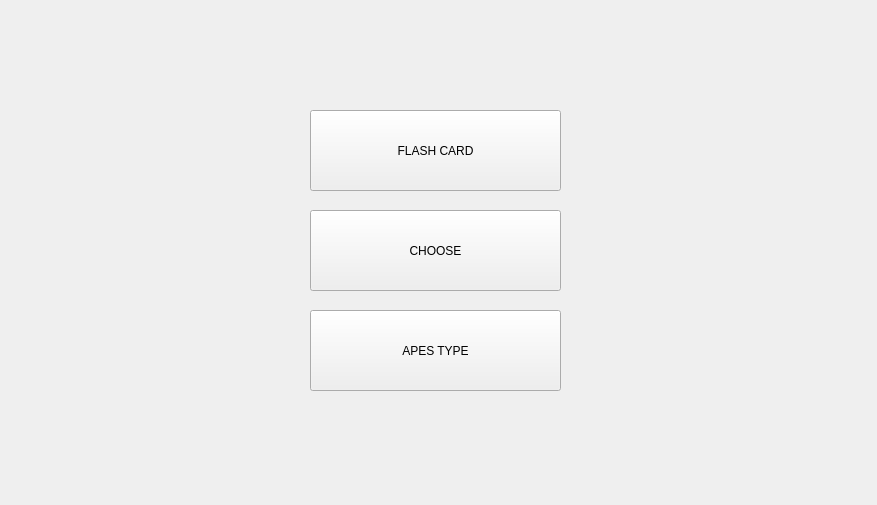
<?xml version="1.0" encoding="UTF-8"?>
<ui version="4.0">
 <class>Form</class>
 <widget class="QWidget" name="Form">
  <property name="geometry">
   <rect>
    <x>0</x>
    <y>0</y>
    <width>877</width>
    <height>505</height>
   </rect>
  </property>
  <property name="windowTitle">
   <string>Form</string>
  </property>
  <widget class="QLabel" name="label">
   <property name="geometry">
    <rect>
     <x>0</x>
     <y>0</y>
     <width>881</width>
     <height>511</height>
    </rect>
   </property>
   <property name="styleSheet">
    <string notr="true">border-image: url(:/res/Duolinga.png);</string>
   </property>
   <property name="text">
    <string/>
   </property>
  </widget>
  <widget class="QPushButton" name="Fflashcard">
   <property name="geometry">
    <rect>
     <x>310</x>
     <y>110</y>
     <width>251</width>
     <height>81</height>
    </rect>
   </property>
   <property name="styleSheet">
    <string notr="true">font: 700 18pt &quot;Leelawadee UI&quot;;</string>
   </property>
   <property name="text">
    <string>FLASH CARD</string>
   </property>
  </widget>
  <widget class="QPushButton" name="choose">
   <property name="geometry">
    <rect>
     <x>310</x>
     <y>210</y>
     <width>251</width>
     <height>81</height>
    </rect>
   </property>
   <property name="styleSheet">
    <string notr="true">font: 700 18pt &quot;Leelawadee UI&quot;;</string>
   </property>
   <property name="text">
    <string>CHOOSE</string>
   </property>
  </widget>
  <widget class="QPushButton" name="apestype">
   <property name="geometry">
    <rect>
     <x>310</x>
     <y>310</y>
     <width>251</width>
     <height>81</height>
    </rect>
   </property>
   <property name="styleSheet">
    <string notr="true">font: 700 18pt &quot;Leelawadee UI&quot;;</string>
   </property>
   <property name="text">
    <string>APES TYPE</string>
   </property>
  </widget>
 </widget>
 <resources/>
 <connections/>
</ui>
